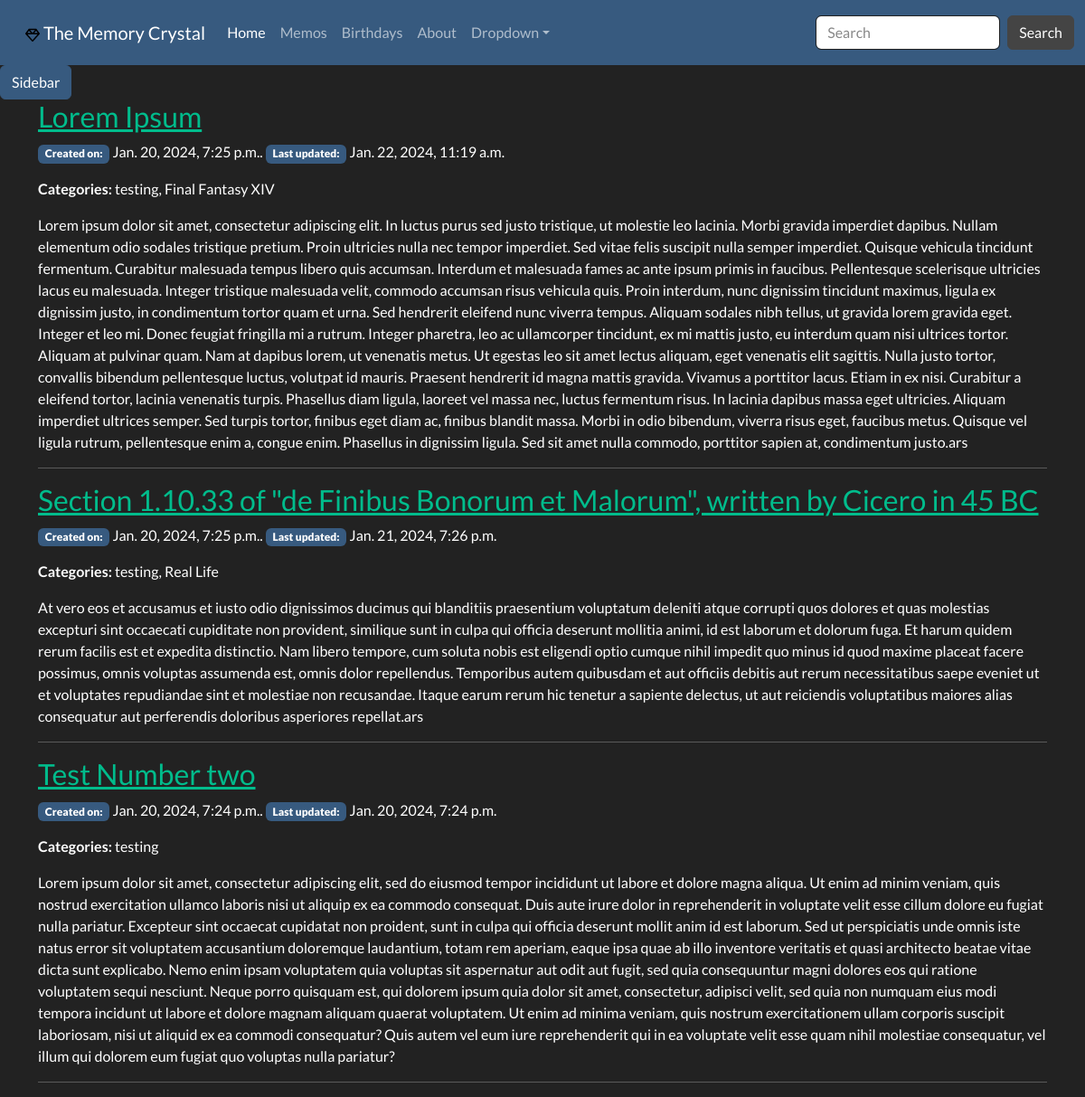
The app's page /notes/memo/category/testing with its own data.
### memory_crystal/models.py (models this page shows, shortened)
class Memo(models.Model):
    pub_date = models.DateTimeField(auto_now_add=True, verbose_name='Date created')
    last_modified = models.DateTimeField(auto_now=True, verbose_name='Last modified')
    slug = models.SlugField(max_length=20, unique=True, blank=True, null=True)
    title = models.CharField(max_length=100, blank=True, null=True)
    content = HTMLField()
    STATUS = (
        ('D', 'Draft'),
        ('P', 'Published'),
        ('A', 'Archived')
    )
    status = models.CharField(choices=STATUS, default=0, max_length=1, verbose_name='Status')
    category = models.ManyToManyField('Category', related_name='memos', help_text='Memo categories', blank=True)
    class Meta:
        ordering = ['last_modified', 'pub_date']
    @property
    def all_categories(self):
        return ', '.join(cat.name for cat in self.category.all())

class Category(models.Model):
    name = models.CharField(max_length=200, unique=True)
    memo = models.ManyToManyField(Memo, related_name='categories', blank=True)
    def __str__(self):
        return f'{self.name.title()}'
    class Meta:
        verbose_name_plural = 'Categories'

### memory_crystal/views.py (the view)
# urls.py: path('memo/category/<str:category_name>', views.memo_by_category, name='memo-category'),
def memo_by_category(request, category_name):
    memo_list = get_list_or_404(Memo.objects.filter(category__name__icontains=category_name).order_by('-pub_date'))
    paginator = Paginator(memo_list, 4)
    page_number = request.GET.get('page')
    paged_memos = paginator.get_page(page_number)
    return render(request, 'memory_crystal/memo_category.html', {'memo_list': paged_memos})

### memory_crystal/templatetags/memo_extras.py (called while the page is built)
@register.inclusion_tag('memory_crystal/offcanvas.html')
def render_offcanvas():
    all_categories = Category.objects.all()
    return {'all_categories': all_categories}

@register.inclusion_tag('memory_crystal/pagination.html')
def paginate(paginated_obj):
    return {'page_obj': paginated_obj}

### memory_crystal/templates/memory_crystal/memo_category.html (shortened to what this page needs)
{% extends 'memory_crystal/base.html' %}
{% block content %}
<div class="container">
  <div class="row">
    <div class="col-12">
      {% for memo in memo_list %}
        {% if memo.title %}
        <h3><a href="{% url 'memo-detail' memo.slug %}">{{ memo.title }}</a></h3>
        {% endif %}
      <p><span class="badge bg-primary"><b>Created on:</b></span> {{ memo.pub_date }}. <span class="badge bg-primary"><b>Last updated:</b></span> {{ memo.last_modified }}</p>
      <p><b>Categories:</b> {{ memo.all_categories }}</p>
      <p>{{ memo.content | safe}}</p>
      <hr>
      {% endfor %}
    </div>
  </div>
  {% load memo_extras %}
</div>
{% endblock %}

### records on screen
Memo: title "Lorem Ipsum", pub_date "Jan. 20, 2024, 7:25 p.m.", last_modified "Jan. 22, 2024, 11:19 a.m.", all_categories "testing, Final Fantasy XIV", content "Lorem ipsum dolor sit amet, consectetur adipiscing elit. In luctus purus sed justo tristique, ut molestie leo lacinia. Morbi gravida imperdiet dapibus. Nullam elementum odio sodales tristique pretium. Proin ultricies nulla nec tempor imperdiet. Sed vitae felis suscipit nulla semper imperdiet. Quisque vehicula tincidunt fermentum. Curabitur malesuada tempus libero quis accumsan. Interdum et malesuada fames ac ante ipsum primis in faucibus. Pellentesque scelerisque ultricies lacus eu malesuada. Integer tristique malesuada velit, commodo accumsan risus vehicula quis. Proin interdum, nunc dignissim tincidunt maximus, ligula ex dignissim justo, in condimentum tortor quam et urna. Sed hendrerit…"
Memo: title "Section 1.10.33 of \"de Finibus Bonorum et Malorum\", written by Cicero in 45 BC", pub_date "Jan. 20, 2024, 7:25 p.m.", last_modified "Jan. 21, 2024, 7:26 p.m.", all_categories "testing, Real Life", content "At vero eos et accusamus et iusto odio dignissimos ducimus qui blanditiis praesentium voluptatum deleniti atque corrupti quos dolores et quas molestias excepturi sint occaecati cupiditate non provident, similique sunt in culpa qui officia deserunt mollitia animi, id est laborum et dolorum fuga. Et harum quidem rerum facilis est et expedita distinctio. Nam libero tempore, cum soluta nobis est eligendi optio cumque nihil impedit quo minus id quod maxime placeat facere possimus, omnis voluptas assumenda est, omnis dolor repellendus. Temporibus autem quibusdam et aut officiis debitis aut rerum necessitatibus saepe eveniet ut et voluptates repudiandae sint et molestiae non recusandae. Itaque…"
Memo: title "Test Number two", pub_date "Jan. 20, 2024, 7:24 p.m.", last_modified "Jan. 20, 2024, 7:24 p.m.", all_categories "testing", content "Lorem ipsum dolor sit amet, consectetur adipiscing elit, sed do eiusmod tempor incididunt ut labore et dolore magna aliqua. Ut enim ad minim veniam, quis nostrud exercitation ullamco laboris nisi ut aliquip ex ea commodo consequat. Duis aute irure dolor in reprehenderit in voluptate velit esse cillum dolore eu fugiat nulla pariatur. Excepteur sint occaecat cupidatat non proident, sunt in culpa qui officia deserunt mollit anim id est laborum. Sed ut perspiciatis unde omnis iste natus error sit voluptatem accusantium doloremque laudantium, totam rem aperiam, eaque ipsa quae ab illo inventore veritatis et quasi architecto beatae vitae dicta sunt explicabo. Nemo enim ipsam voluptatem quia…"
